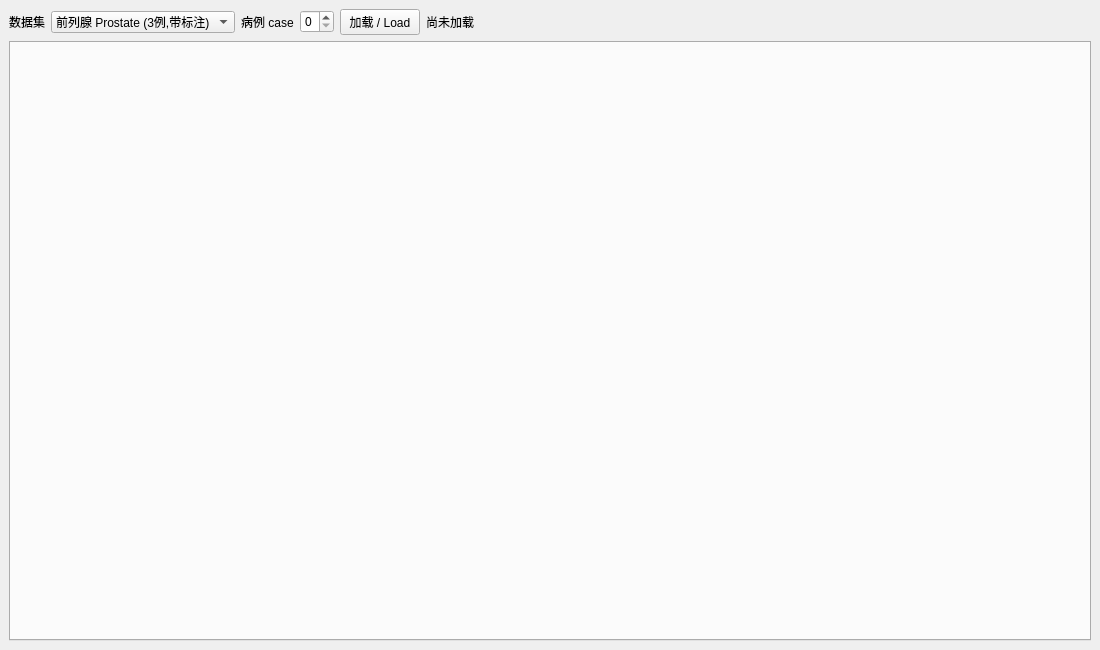
<?xml version="1.0" encoding="UTF-8"?>
<ui version="4.0">
 <class>MainWindow</class>
 <widget class="QMainWindow" name="MainWindow">
  <property name="windowTitle"><string>MR + Ultrasound Pipeline Viewer (ITK + Qt)</string></property>
  <property name="geometry"><rect><x>0</x><y>0</y><width>1100</width><height>650</height></rect></property>
  <widget class="QWidget" name="centralWidget">
   <layout class="QVBoxLayout" name="rootLayout">
    <item>
     <layout class="QHBoxLayout" name="topBar">
      <item><widget class="QLabel" name="datasetLabel"><property name="text"><string>数据集</string></property></widget></item>
      <item>
       <widget class="QComboBox" name="datasetCombo">
        <item><property name="text"><string>前列腺 Prostate (3例,带标注)</string></property></item>
        <item><property name="text"><string>脑部 Brain BITE (1例,无标注)</string></property></item>
       </widget>
      </item>
      <item><widget class="QLabel" name="caseLabel"><property name="text"><string>病例 case</string></property></widget></item>
      <item>
       <widget class="QSpinBox" name="caseSpin">
        <property name="minimum"><number>0</number></property>
        <property name="maximum"><number>2</number></property>
       </widget>
      </item>
      <item><widget class="QPushButton" name="loadButton"><property name="text"><string>加载 / Load</string></property></widget></item>
      <item>
       <widget class="QLabel" name="infoLabel">
        <property name="sizePolicy">
         <sizepolicy hsizetype="Expanding" vsizetype="Preferred">
          <horstretch>1</horstretch>
          <verstretch>0</verstretch>
         </sizepolicy>
        </property>
        <property name="text"><string>尚未加载</string></property>
       </widget>
      </item>
     </layout>
    </item>
    <item>
     <widget class="QTabWidget" name="tabWidget"/>
    </item>
   </layout>
  </widget>
 </widget>
 <resources/>
 <connections/>
</ui>
